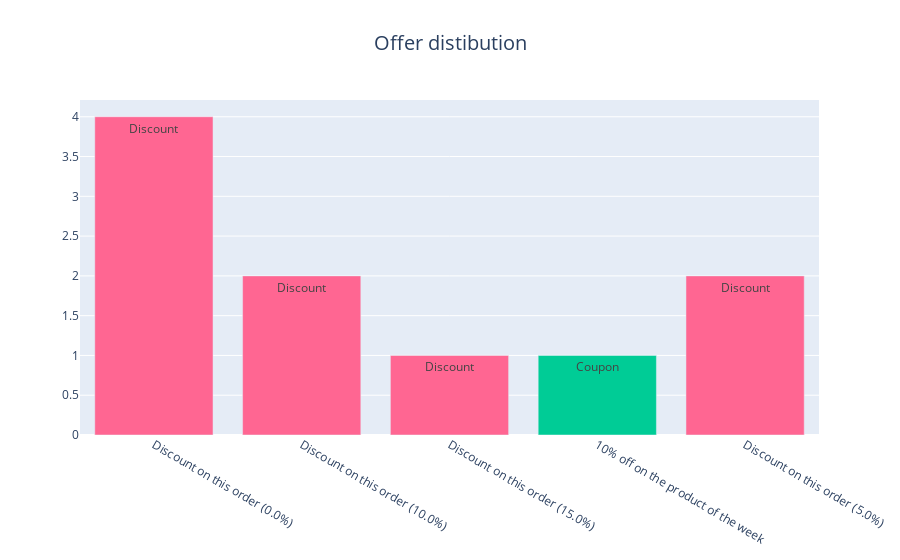

The notebook cell saved with this chart:
### Markdown cell above
### 3.1 Offer distribution <a class="anchor" id="section3_1"></a>

### Code cell
fig = go.Figure()
fig.add_trace(go.Bar(
    x=offers_coverage['Order'],
    y=offers_coverage['Count'],
    name='Primary Product',
    marker_color=[px.colors.qualitative.Plotly[6] if type=="Discount" else px.colors.qualitative.Plotly[2] for type in offers_coverage['Type']],
    text=offers_coverage['Type'],
    hovertemplate="<b>Name:</b> %{x}<br><b>Number:</b> %{y}<br><b>Type:</b> %{text}<extra></extra>",
))

fig.update_layout(
  height=max([len(offer_name) for offer_name in offers_coverage['Order']])*15,
  title={'text': "Offer distibution",
          'x':0.5,
          'xanchor': 'center',
          'font_size': 20,
    }
)

fig.show()

### Figure 1 — Plotly figure (JSON) as saved in the notebook; plotly's stock layout.template omitted (floating-point values rounded to 4 significant figures)
{"data": [{"hovertemplate": "<b>Name:</b> %{x}<br><b>Number:</b> %{y}<br><b>Type:</b> %{text}<extra></extra>", "marker": {"color": ["#FF6692", "#FF6692", "#FF6692", "#00CC96", "#FF6692"]}, "name": "Primary Product", "text": ["Discount", "Discount", "Discount", "Coupon", "Discount"], "type": "bar", "x": ["Discount on this order (0.0%)", "Discount on this order (10.0%)", "Discount on this order (15.0%)", "10% off on the product of the week", "Discount on this order (5.0%)"], "y": [4, 2, 1, 1, 2]}], "layout": {"autosize": true, "title": {"font": {"size": 20}, "text": "Offer distibution", "x": 0.5, "xanchor": "center"}, "xaxis": {"autorange": true, "range": [-0.5, 4.5], "type": "category"}, "yaxis": {"autorange": true, "range": [0, 4.211], "type": "linear"}}}
